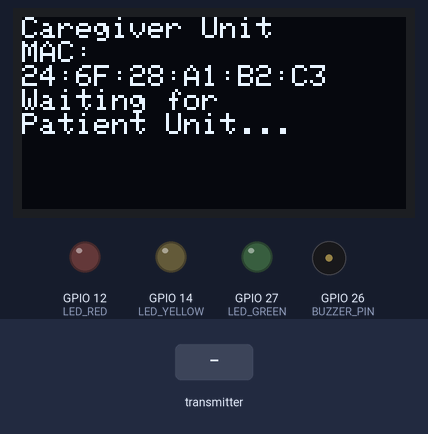
Bench run of a program on a simulated ESP32. Parts: 128×64 one-colour display, output pins drawn as LEDs (lit = HIGH), buzzer (waves = sounding). The test bench sets the inputs (shaded band). The local clock reads 2024-03-15 10:24:30 at power-on unless the program sets it; storage starts empty; nothing arrives over Bluetooth unless stated; what the program prints to the serial monitor is not drawn.

Above: at 1.3 s.
1.4 s: the transmitter starts sending spO2 = 25
At 2.1 s:
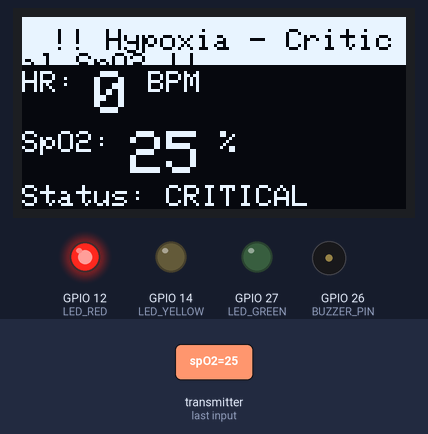
3.7 s: the transmitter starts sending spO2 = 0
At 4.7 s:
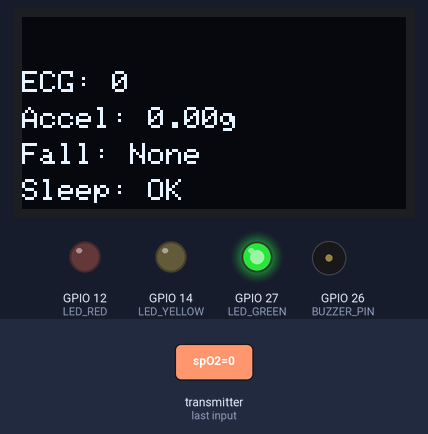
5.7 s: the transmitter starts sending heartRate = 25
At 6.18 s:
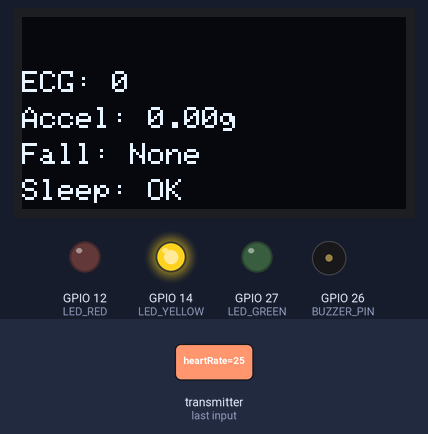
7.9 s: the transmitter starts sending fallDetected = 1
At 9.1 s:
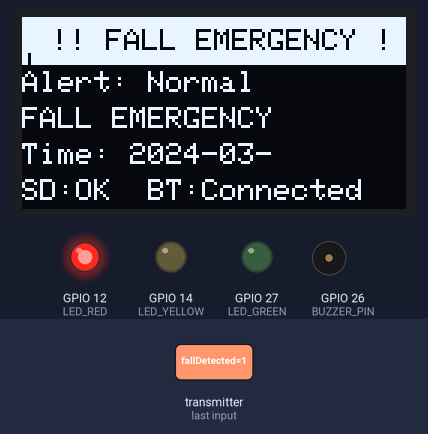
9.9 s: the transmitter starts sending alertLevel = 64
At 10.6 s:
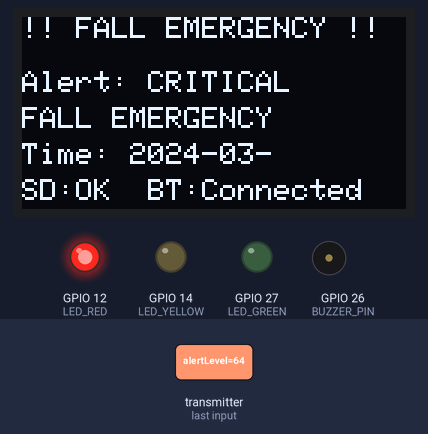
12.9 s: the transmitter starts sending spO2 = 100
At 13.6 s:
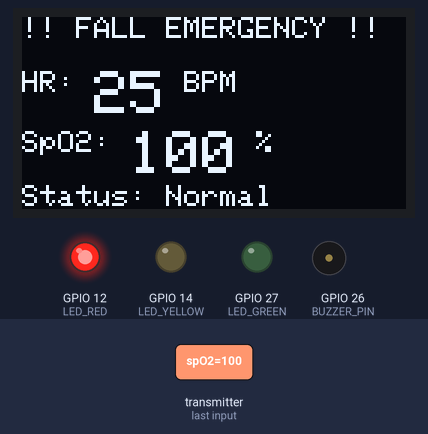
Timing chart, 0 to 18.8 s (numbered marks = the images above; inputs shaded):
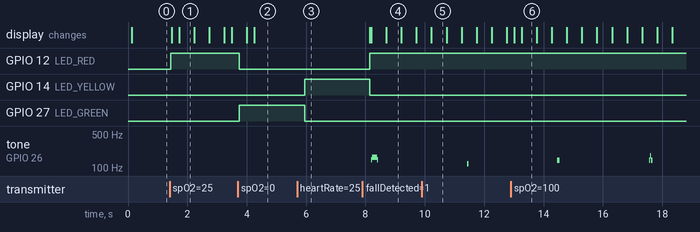

The program:

main.cpp
```cpp
// ============================================================
//  OFFLINE PATIENT MONITORING DEVICE
//  CAREGIVER UNIT — ESP32 #2
//  Output: OLED Display | SD Card Logger | Buzzer Alerts
//  Protocol: ESP-NOW (Receiver) + Optional Bluetooth
//
//  PlatformIO Project — place this file in src/main.cpp
//  See platformio.ini for board config and library dependencies
// ============================================================
//  WIRING — CAREGIVER UNIT (ESP32 #2)
//  OLED SSD1306 (128x64):
//    VCC  → 3.3V      GND  → GND
//    SDA  → GPIO 21   SCL  → GPIO 22
//
//  SD Card Module (SPI):
//    VCC  → 3.3V      GND  → GND
//    MOSI → GPIO 23   MISO → GPIO 19
//    SCK  → GPIO 18   CS   → GPIO 5
//
//  DS3231 RTC:
//    VCC  → 3.3V      GND  → GND
//    SDA  → GPIO 21  (shared I2C)
//    SCL  → GPIO 22  (shared I2C)
//
//  BUZZER (Caregiver alert):
//    +    → GPIO 26   -    → GND
//
//  LED Indicators (optional):
//    GREEN  → GPIO 27  (Normal)
//    YELLOW → GPIO 14  (Warning)
//    RED    → GPIO 12  (Critical)
// ============================================================

#include <Arduino.h>           // Required in PlatformIO (not needed in Arduino IDE)
#include <Wire.h>
#include <esp_now.h>
#include <WiFi.h>
#include <SPI.h>
#include <SD.h>
#include <Adafruit_GFX.h>
#include <Adafruit_SSD1306.h>
#include <RTClib.h>
#include <BluetoothSerial.h>

// ── PIN DEFINITIONS ─────────────────────────────────────────
#define SD_CS_PIN     5
#define BUZZER_PIN    26
#define LED_GREEN     27
#define LED_YELLOW    14
#define LED_RED       12

// ── OLED ────────────────────────────────────────────────────
#define SCREEN_WIDTH  128
#define SCREEN_HEIGHT 64
#define OLED_RESET    -1
Adafruit_SSD1306 display(SCREEN_WIDTH, SCREEN_HEIGHT, &Wire, OLED_RESET);

// ── RTC ─────────────────────────────────────────────────────
RTC_DS3231 rtc;
// test 2

// ── BLUETOOTH ───────────────────────────────────────────────
BluetoothSerial SerialBT;

// ── DATA PACKET STRUCTURE (must match Patient Unit exactly) ──
typedef struct PatientData {
  float    heartRate;
  float    spO2;
  int      ecgValue;
  bool     ecgLeadOff;
  float    accelMag;
  float    gyroMag;
  bool     fallDetected;
  float    restlessness;
  uint8_t  alertLevel;    // 0=Normal 1=Warning 2=Critical
} PatientData;

// ── GLOBAL STATE ─────────────────────────────────────────────
PatientData   latestData;
bool          dataReceived  = false;
bool          sdAvailable   = false;
unsigned long lastReceived  = 0;
unsigned long lastDisplay   = 0;
unsigned long buzzerStart   = 0;
bool          buzzerOn      = false;
int           displayPage   = 0;       // 0=vitals 1=motion 2=status
unsigned long pageTimer     = 0;
bool          flashState    = false;
unsigned long flashTimer    = 0;

// ── ECG SPIKE DETECTION STATE ────────────────────────────────
#define ECG_HISTORY   20
int  ecgHistory[ECG_HISTORY];
int  ecgHistIdx  = 0;
bool ecgHistFull = false;

// ── LOG FILE ─────────────────────────────────────────────────
String logFileName = "";

// ── FORWARD DECLARATIONS ─────────────────────────────────────
void updateDisplay(uint8_t level, String reason, String ts);
void triggerAlert(uint8_t level, String reason);
void logToSD(PatientData &d, String reason, DateTime &dt);
bool detectECGAnomaly(int newVal);
String getTimestamp(DateTime &dt);
void sendBluetooth(PatientData &d, String &ts);
void setLED(uint8_t alertLevel);

// ── ESP-NOW RECEIVE CALLBACK ─────────────────────────────────
// Use the ESP32 Arduino core callback signature supported by this project.
// Older cores pass the sender MAC as const uint8_t *mac_addr.
void onDataReceived(const uint8_t *mac_addr, const uint8_t *data, int len) {
  (void)mac_addr;  // suppress unused-variable warning if MAC not needed

  if (len == sizeof(PatientData)) {
    memcpy(&latestData, data, sizeof(PatientData));
    dataReceived = true;
    lastReceived = millis();
  }
}

// ── SETUP ────────────────────────────────────────────────────
void setup() {
  Serial.begin(115200);
  Wire.begin(21, 22);

  pinMode(BUZZER_PIN, OUTPUT);
  pinMode(LED_GREEN,  OUTPUT);
  pinMode(LED_YELLOW, OUTPUT);
  pinMode(LED_RED,    OUTPUT);
  digitalWrite(BUZZER_PIN, LOW);
  digitalWrite(LED_GREEN,  LOW);
  digitalWrite(LED_YELLOW, LOW);
  digitalWrite(LED_RED,    LOW);

  // ── OLED Init ─────────────────────────────────────────────
  if (!display.begin(SSD1306_SWITCHCAPVCC, 0x3C)) {
    Serial.println("[ERROR] OLED not found.");
  } else {
    display.clearDisplay();
    display.setTextColor(SSD1306_WHITE);
    display.setTextSize(1);
    display.setCursor(0, 0);
    display.println("Patient Monitor");
    display.println("Initializing...");
    display.display();
    Serial.println("[OK] OLED initialized.");
  }

  // ── RTC Init ──────────────────────────────────────────────
  if (!rtc.begin()) {
    Serial.println("[WARN] RTC not found. Using millis() for timestamps.");
  } else {
    if (rtc.lostPower()) {
      rtc.adjust(DateTime(F(__DATE__), F(__TIME__)));
    }
    Serial.println("[OK] RTC initialized.");
  }

  // ── SD Card Init ──────────────────────────────────────────
  if (!SD.begin(SD_CS_PIN)) {
    Serial.println("[WARN] SD card not found. Logging disabled.");
    sdAvailable = false;
  } else {
    sdAvailable = true;
    DateTime now = rtc.now();
    logFileName  = "/" + String(now.year())
                       + String(now.month())
                       + String(now.day())
                       + "_log.csv";
    if (!SD.exists(logFileName)) {
      File f = SD.open(logFileName, FILE_WRITE);
      if (f) {
        f.println("Timestamp,HeartRate,SpO2,ECG,ECGLeadOff,"
                  "AccelMag,GyroMag,FallDetected,Restlessness,"
                  "AlertLevel,Reason");
        f.close();
      }
    }
    Serial.println("[OK] SD card ready. Log: " + logFileName);
  }

  // ── Bluetooth Init ────────────────────────────────────────
  SerialBT.begin("PatientMonitor");
  Serial.println("[OK] Bluetooth started as 'PatientMonitor'.");

  // ── ESP-NOW Init ──────────────────────────────────────────
  WiFi.mode(WIFI_STA);
  Serial.print("[INFO] Caregiver MAC: ");
  Serial.println(WiFi.macAddress());   // <-- Copy this MAC to Patient Unit!

  if (esp_now_init() != ESP_OK) {
    Serial.println("[ERROR] ESP-NOW init failed.");
    while (1) { delay(100); }
  }
  esp_now_register_recv_cb(onDataReceived);
  Serial.println("[OK] ESP-NOW initialized. Waiting for Patient Unit...");

  display.clearDisplay();
  display.setCursor(0, 0);
  display.println("Caregiver Unit");
  display.println("MAC:");
  display.println(WiFi.macAddress());
  display.println("Waiting for");
  display.println("Patient Unit...");
  display.display();
}

// ── MAIN LOOP ────────────────────────────────────────────────
void loop() {
  unsigned long now = millis();

  // ── Connection timeout warning ────────────────────────────
  if (dataReceived && (now - lastReceived) > 5000) {
    display.clearDisplay();
    display.setTextSize(1);
    display.setCursor(0, 20);
    display.println("!! NO SIGNAL !!");
    display.println("Check Patient Unit");
    display.display();
    setLED(1);
    return;
  }

  if (!dataReceived) return;

  DateTime dt = rtc.now();
  String   ts = getTimestamp(dt);

  // ── 1. ECG Anomaly Detection ──────────────────────────────
  bool ecgAnomaly = false;
  if (!latestData.ecgLeadOff) {
    ecgAnomaly = detectECGAnomaly(latestData.ecgValue);
  }

  // ── 2. Sleep / Apnea Detection ────────────────────────────
  bool possibleApnea = (latestData.accelMag < 0.1f &&
                        latestData.spO2 > 0 &&
                        latestData.spO2 < 94.0f);
  bool poorSleep     = (latestData.restlessness > 0.15f);

  // ── 3. Build alert reason string ─────────────────────────
  String  alertReason = "Normal";
  uint8_t level       = latestData.alertLevel;

  if (latestData.fallDetected) {
    alertReason = "FALL EMERGENCY";
    level = 2;
  } else if (latestData.spO2 > 0 && latestData.spO2 < 90.0f) {
    alertReason = "Hypoxia - Critical SpO2";
    level = 2;
  } else if (latestData.spO2 > 0 && latestData.spO2 < 95.0f) {
    alertReason = "Low Oxygen";
    level = 1;
  } else if (latestData.heartRate > 120.0f) {
    alertReason = "Tachycardia";
    level = 1;
  } else if (latestData.heartRate > 0 && latestData.heartRate < 50.0f) {
    alertReason = "Bradycardia";
    level = 1;
  } else if (ecgAnomaly) {
    alertReason = "ECG Anomaly";
    level = 1;
  } else if (possibleApnea) {
    alertReason = "Possible Apnea";
    level = 1;
  } else if (poorSleep) {
    alertReason = "Poor Sleep Pattern";
    level = 0;
  }

  // ── 4. Trigger Alert ─────────────────────────────────────
  if (level >= 1) {
    triggerAlert(level, alertReason);
  } else {
    digitalWrite(BUZZER_PIN, LOW);
    buzzerOn = false;
  }

  // ── 5. LED Indicators ────────────────────────────────────
  setLED(level);

  // ── 6. Buzzer Auto-off (3 s) ─────────────────────────────
  if (buzzerOn && (now - buzzerStart) > 3000) {
    digitalWrite(BUZZER_PIN, LOW);
    buzzerOn = false;
  }

  // ── 7. OLED Display (rotate pages every 4 s) ─────────────
  if (now - pageTimer > 4000) {
    displayPage = (displayPage + 1) % 3;
    pageTimer   = now;
  }
  if (now - lastDisplay > 250) {
    lastDisplay = now;
    updateDisplay(level, alertReason, ts);
  }

  // ── 8. Flash for critical alerts ──────────────────────────
  if (level == 2 && (now - flashTimer > 500)) {
    flashState = !flashState;
    flashTimer = now;
  }

  // ── 9. SD Logging (every 1 s) ────────────────────────────
  static unsigned long lastLog = 0;
  if (now - lastLog > 1000) {
    lastLog = now;
    logToSD(latestData, alertReason, dt);
  }

  // ── 10. Bluetooth Output (every 1 s) ─────────────────────
  if (SerialBT.hasClient()) {
    static unsigned long lastBT = 0;
    if (now - lastBT > 1000) {
      lastBT = now;
      sendBluetooth(latestData, ts);
    }
  }

  // ── 11. Handle Bluetooth incoming commands ────────────────
  if (SerialBT.available()) {
    String cmd = SerialBT.readStringUntil('\n');
    cmd.trim();
    if (cmd == "GETLOG" && sdAvailable) {
      File f = SD.open(logFileName, FILE_READ);
      if (f) {
        while (f.available()) { SerialBT.write(f.read()); }
        f.close();
        SerialBT.println("[END OF LOG]");
      }
    } else if (cmd == "STATUS") {
      SerialBT.printf("HR:%.0f SpO2:%.0f Fall:%d Alert:%d\n",
        latestData.heartRate, latestData.spO2,
        latestData.fallDetected, level);
    }
  }

  // ── Serial debug ─────────────────────────────────────────
  Serial.printf("[RX] HR:%.0f SpO2:%.0f ECG:%d Fall:%d Alert:%s\n",
    latestData.heartRate, latestData.spO2,
    latestData.ecgValue, latestData.fallDetected,
    alertReason.c_str());
}

// ── DISPLAY UPDATE ───────────────────────────────────────────
void updateDisplay(uint8_t level, String reason, String ts) {
  display.clearDisplay();

  if (level == 2 && flashState) {
    display.fillRect(0, 0, SCREEN_WIDTH, 16, SSD1306_WHITE);
    display.setTextColor(SSD1306_BLACK);
    display.setTextSize(1);
    display.setCursor(10, 4);
    display.print("!! " + reason + " !!");
    display.setTextColor(SSD1306_WHITE);
  } else if (level == 2) {
    display.setTextSize(1);
    display.setCursor(0, 0);
    display.print("!! ");
    display.print(reason);
    display.print(" !!");
  }

  if (displayPage == 0) {
    // ── Page 0: Vitals ──────────────────────────────────────
    display.setTextSize(1);
    display.setCursor(0, 18);
    display.print("HR: ");
    display.setTextSize(2);
    display.print((int)latestData.heartRate);
    display.setTextSize(1);
    display.println(" BPM");

    display.setCursor(0, 38);
    display.print("SpO2: ");
    display.setTextSize(2);
    display.print((int)latestData.spO2);
    display.setTextSize(1);
    display.println(" %");

    display.setCursor(0, 56);
    if      (latestData.spO2 >= 95) display.print("Status: Normal");
    else if (latestData.spO2 >= 90) display.print("Status: Warning");
    else if (latestData.spO2 >   0) display.print("Status: CRITICAL");
    else                             display.print("Sensor: No finger");

  } else if (displayPage == 1) {
    // ── Page 1: ECG + Motion ────────────────────────────────
    display.setTextSize(1);
    display.setCursor(0, 18);
    display.print("ECG: ");
    if (latestData.ecgLeadOff) display.print("Leads off");
    else                        display.print(latestData.ecgValue);

    display.setCursor(0, 30);
    display.print("Accel: ");
    display.print(latestData.accelMag, 2);
    display.print("g");

    display.setCursor(0, 42);
    display.print("Fall: ");
    display.print(latestData.fallDetected ? "DETECTED!" : "None");

    display.setCursor(0, 54);
    display.print("Sleep: ");
    display.print(latestData.restlessness > 0.15f ? "Restless" : "OK");

  } else {
    // ── Page 2: Status + Time ────────────────────────────────
    display.setTextSize(1);
    display.setCursor(0, 18);
    display.print("Alert: ");
    if      (latestData.alertLevel == 0) display.print("Normal");
    else if (latestData.alertLevel == 1) display.print("WARNING");
    else                                  display.print("CRITICAL");

    display.setCursor(0, 30);
    display.print(reason.substring(0, 20));

    display.setCursor(0, 42);
    display.print("Time: ");
    display.print(ts.substring(0, 8));  // HH:MM:SS

    display.setCursor(0, 54);
    display.print("SD:");
    display.print(sdAvailable ? "OK " : "ERR");
    display.print(" BT:");
    display.print(SerialBT.hasClient() ? "Connected" : "None");
  }

  display.display();
}

// ── TRIGGER ALERT ────────────────────────────────────────────
void triggerAlert(uint8_t level, String reason) {
  unsigned long now = millis();
  if (level == 2) {
    if (!buzzerOn) {
      digitalWrite(BUZZER_PIN, HIGH);
      buzzerOn    = true;
      buzzerStart = now;
      Serial.println("[CRITICAL] " + reason);
    }
  } else if (level == 1 && !buzzerOn) {
    digitalWrite(BUZZER_PIN, HIGH);
    delay(200);
    digitalWrite(BUZZER_PIN, LOW);
    Serial.println("[WARNING] " + reason);
  }
}

// ── SET LED INDICATORS ───────────────────────────────────────
void setLED(uint8_t level) {
  digitalWrite(LED_GREEN,  level == 0 ? HIGH : LOW);
  digitalWrite(LED_YELLOW, level == 1 ? HIGH : LOW);
  digitalWrite(LED_RED,    level == 2 ? HIGH : LOW);
}

// ── ECG ANOMALY DETECTION ────────────────────────────────────
bool detectECGAnomaly(int newVal) {
  ecgHistory[ecgHistIdx] = newVal;
  ecgHistIdx = (ecgHistIdx + 1) % ECG_HISTORY;
  if (ecgHistIdx == 0) ecgHistFull = true;

  int count = ecgHistFull ? ECG_HISTORY : ecgHistIdx;
  if (count < 5) return false;

  float sum = 0, sumSq = 0;
  for (int i = 0; i < count; i++) {
    sum   += ecgHistory[i];
    sumSq += (float)ecgHistory[i] * ecgHistory[i];
  }
  float mean   = sum / count;
  float stddev = sqrt((sumSq / count) - (mean * mean));
  return (abs(newVal - mean) > 2.0f * stddev && stddev > 50.0f);
}

// ── SD CARD LOGGING ──────────────────────────────────────────
void logToSD(PatientData &d, String reason, DateTime &dt) {
  if (!sdAvailable) return;
  File f = SD.open(logFileName, FILE_APPEND);
  if (!f) {
    Serial.println("[WARN] Could not open log file.");
    return;
  }
  String ts = getTimestamp(dt);
  f.printf("%s,%.1f,%.1f,%d,%d,%.3f,%.3f,%d,%.4f,%d,%s\n",
    ts.c_str(),
    d.heartRate, d.spO2, d.ecgValue, d.ecgLeadOff,
    d.accelMag,  d.gyroMag, d.fallDetected,
    d.restlessness, d.alertLevel, reason.c_str());
  f.close();
}

// ── BLUETOOTH OUTPUT ─────────────────────────────────────────
void sendBluetooth(PatientData &d, String &ts) {
  SerialBT.printf(
    "{\"ts\":\"%s\",\"hr\":%.0f,\"spo2\":%.0f,"
    "\"fall\":%d,\"alert\":%d,\"ecg\":%d,\"rest\":%.3f}\n",
    ts.c_str(), d.heartRate, d.spO2,
    d.fallDetected, d.alertLevel, d.ecgValue, d.restlessness);
}

// ── TIMESTAMP HELPER ─────────────────────────────────────────
String getTimestamp(DateTime &dt) {
  char buf[20];
  sprintf(buf, "%04d-%02d-%02d %02d:%02d:%02d",
    dt.year(), dt.month(), dt.day(),
    dt.hour(), dt.minute(), dt.second());
  return String(buf);
}
```

Measured:
- after the input at 1.4 s, GPIO 12 (LED_RED): LOW → HIGH after 0.05 s; the display: first changes after 0.07 s (image 1 shows a later state)
- after the input at 3.7 s, GPIO 12 (LED_RED): HIGH → LOW after 0.05 s; GPIO 27 (LED_GREEN): LOW → HIGH after 0.05 s; tone on GPIO 26 (BUZZER_PIN): stays silent (without the input it goes to 114 Hz after 0.87 s); the display: first changes after 0.30 s (image 2 shows a later state)
- after the input at 5.7 s, GPIO 14 (LED_YELLOW): LOW → HIGH after 0.25 s; GPIO 27 (LED_GREEN): HIGH → LOW after 0.25 s
- after the input at 7.9 s, GPIO 12 (LED_RED): LOW → HIGH after 0.24 s; GPIO 14 (LED_YELLOW): HIGH → LOW after 0.24 s; tone on GPIO 26 (BUZZER_PIN): silent → 147 Hz after 0.29 s, → 166 Hz 0.04 s later, → 147 Hz 0.16 s later, → silent 0.04 s later; the display: first changes after 0.24 s (image 4 shows a later state)
- after the input at 9.9 s, the display: changes after 0.32 s (image 5)
- after the input at 12.9 s, tone on GPIO 26 (BUZZER_PIN): plays 144 Hz for 0.08 s, 144 Hz for 0.04 s, 177 Hz for 0.04 s, 144 Hz for 0.04 s, starting after 1.6 s; the display: first changes after 0.11 s (image 6 shows a later state)
- what the display in image 1 shows lasts 0.5 s, from 1.7 s to 2.2 s
